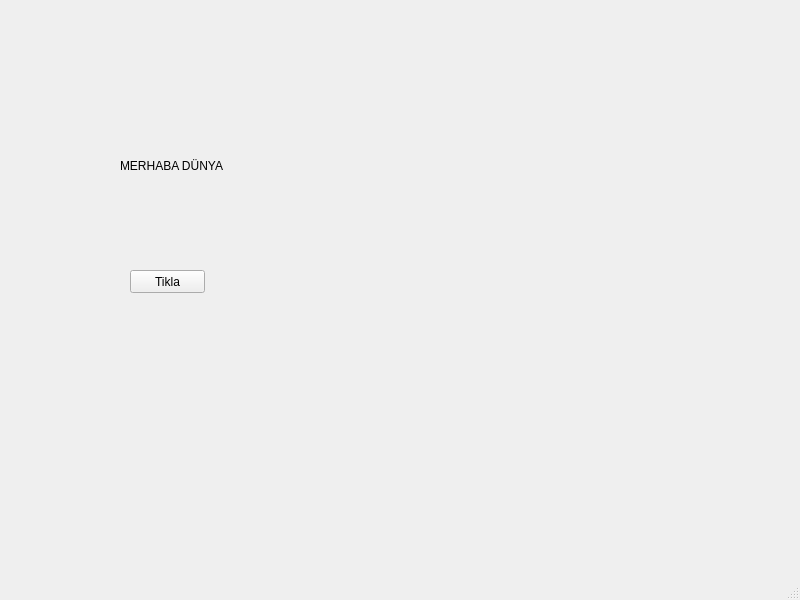
<?xml version="1.0" encoding="UTF-8"?>
<ui version="4.0">
 <class>MainWindow</class>
 <widget class="QMainWindow" name="MainWindow">
  <property name="geometry">
   <rect>
    <x>0</x>
    <y>0</y>
    <width>800</width>
    <height>600</height>
   </rect>
  </property>
  <property name="windowTitle">
   <string>MainWindow</string>
  </property>
  <widget class="QWidget" name="centralwidget">
   <widget class="QLabel" name="label">
    <property name="geometry">
     <rect>
      <x>120</x>
      <y>110</y>
      <width>281</width>
      <height>111</height>
     </rect>
    </property>
    <property name="text">
     <string>MERHABA DÜNYA</string>
    </property>
   </widget>
   <widget class="QPushButton" name="Buton1">
    <property name="geometry">
     <rect>
      <x>130</x>
      <y>270</y>
      <width>75</width>
      <height>23</height>
     </rect>
    </property>
    <property name="text">
     <string>Tikla</string>
    </property>
   </widget>
  </widget>
  <widget class="QMenuBar" name="menubar">
   <property name="geometry">
    <rect>
     <x>0</x>
     <y>0</y>
     <width>800</width>
     <height>21</height>
    </rect>
   </property>
  </widget>
  <widget class="QStatusBar" name="statusbar"/>
 </widget>
 <resources/>
 <connections/>
</ui>
